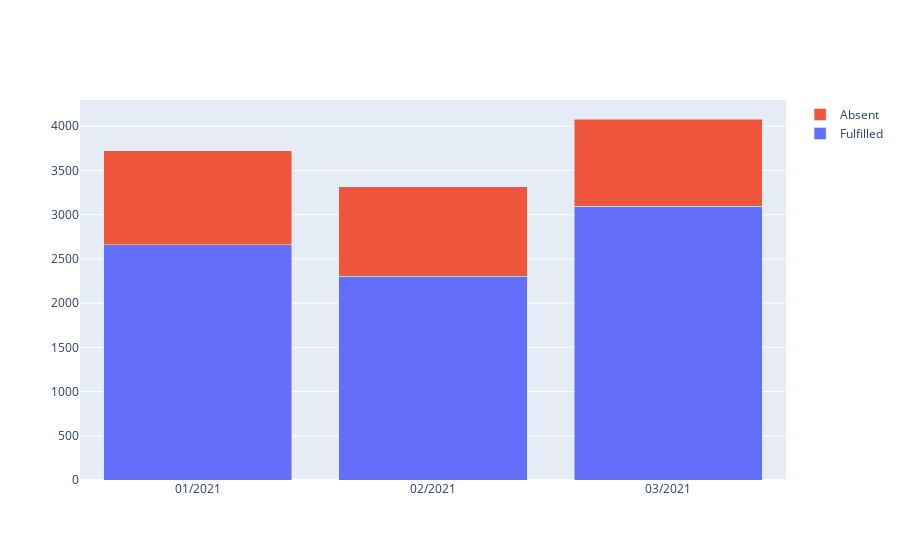

Notebook cell for this chart:
### Code cell
months = ['01/2021', '02/2021', '03/2021']
monthly_absent_hours = [1062, 1014, 985]
monthly_mandated_hours = [3724.25, 3317.83, 4082]
monthly_fulfilled_hours = [x - y for x, y in zip(monthly_mandated_hours, monthly_absent_hours)]
mandated_vs_absent_fig = go.Figure(data=[
    go.Bar(name='Fulfilled', x=months, y=monthly_fulfilled_hours),
    go.Bar(name='Absent', x=months, y=monthly_absent_hours)
])
mandated_vs_absent_fig.update_layout(barmode='stack')
mandated_vs_absent_fig.show()

### Figure 1 — Plotly figure (JSON) as saved in the notebook; plotly's stock layout.template omitted (floating-point values rounded to 4 significant figures)
{"data": [{"name": "Fulfilled", "type": "bar", "x": ["01/2021", "02/2021", "03/2021"], "y": [2662.0, 2304.0, 3097]}, {"name": "Absent", "type": "bar", "x": ["01/2021", "02/2021", "03/2021"], "y": [1062, 1014, 985]}], "layout": {"autosize": true, "barmode": "stack", "xaxis": {"autorange": true, "range": [-0.5, 2.5], "type": "category"}, "yaxis": {"autorange": true, "range": [0, 4297.0], "type": "linear"}}}
